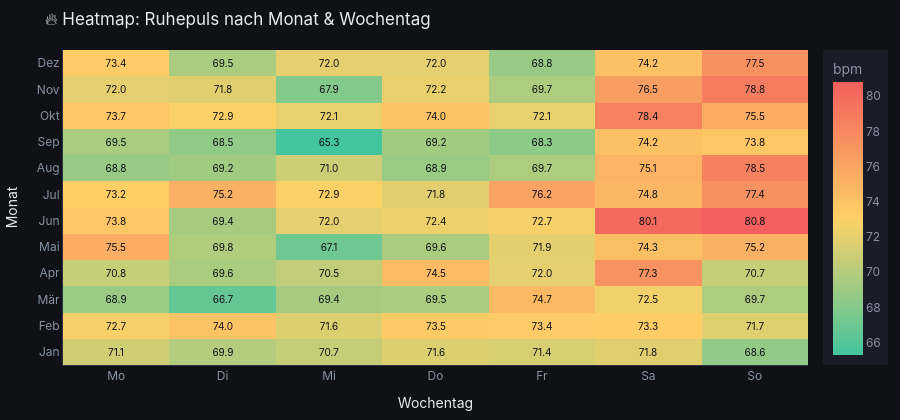

Notebook source saved alongside this figure:
### Markdown cell above
## 7 – Chart 5: Heatmap Ruhepuls nach Monat & Wochentag

### Code cell
fig_heatmap = go.Figure()

# Für robuste Berechnung: aktive Heartrate-Daten verwenden oder vorbereitete Aggregation
if not df_hr.empty and {'monat', 'wochentag_nr', 'hr_ruhepuls'}.issubset(df_hr.columns):
    source = df_hr.copy()
    value_col = 'hr_ruhepuls'
else:
    source = db.ruhepuls_heatmap()
    value_col = 'hr_avg'

if not source.empty and {'monat', 'wochentag_nr'}.issubset(source.columns):
    wochentage_de = ['Mo', 'Di', 'Mi', 'Do', 'Fr', 'Sa', 'So']
    monate_de = ['Jan','Feb','Mär','Apr','Mai','Jun',
                 'Jul','Aug','Sep','Okt','Nov','Dez']

    pivot = (
        source.groupby(['monat', 'wochentag_nr'])[value_col]
        .mean()
        .unstack()
    )

    pivot = pivot.reindex(index=range(1, 13), columns=range(0, 7))

    z_werte = [[round(float(v), 1) if not pd.isna(v) else None
                for v in row]
               for row in pivot.values.tolist()]

    fig_heatmap.add_trace(go.Heatmap(
        z=z_werte,
        x=wochentage_de,
        y=monate_de,
        colorscale=[
            [0.0, '#43c59e'],   # tief → grün
            [0.5, '#ffd166'],   # mittel → gelb
            [1.0, '#f25f5c'],   # hoch → rot
        ],
        colorbar=dict(
            title=dict(text='bpm', font=dict(color=C['subtext'])),
            tickfont=dict(color=C['subtext']),
            bgcolor=C['card'],
            bordercolor=C['border'],
        ),
        hovertemplate='%{y} %{x}<br>Ø Ruhepuls: %{z:.1f} bpm<extra></extra>',
        text=[[f"{v:.1f}" if v is not None else ''
               for v in row] for row in z_werte],
        texttemplate='%{text}',
        textfont=dict(size=10, color=C['bg']),
    ))
else:
    fig_heatmap.add_annotation(
        text='Keine Daten für Ruhepuls-Heatmap verfügbar',
        x=0.5, y=0.5,
        font=dict(color=C['subtext'], size=16),
        showarrow=False,
    )

fig_heatmap.update_layout(
    **LAYOUT_BASE,
    title='🔥 Heatmap: Ruhepuls nach Monat & Wochentag',
    xaxis_title='Wochentag',
    yaxis_title='Monat',
    height=420,
)
fig_heatmap.show()

if not source.empty and {'monat', 'wochentag_nr'}.issubset(source.columns):
    print("✅ Chart 5 erstellt")
else:
    print("⚠️ Cell 27: Keine Heatmap-Daten vorhanden, Platzhalter-Annotation gezeigt.")

### Figure 1 — Plotly figure (JSON) as saved in the notebook; plotly's stock layout.template omitted (floating-point values rounded to 4 significant figures)
{"data": [{"colorbar": {"bgcolor": "#1a1d27", "bordercolor": "#2d3142", "tickfont": {"color": "#8892a4"}, "title": {"font": {"color": "#8892a4"}, "text": "bpm"}}, "colorscale": [[0, "#43c59e"], [0.5, "#ffd166"], [1, "#f25f5c"]], "hovertemplate": "%{y} %{x}<br>Ø Ruhepuls: %{z:.1f} bpm<extra></extra>", "text": [["71.1", "69.9", "70.7", "71.6", "71.4", "71.8", "68.6"], ["72.7", "74.0", "71.6", "73.5", "73.4", "73.3", "71.7"], ["68.9", "66.7", "69.4", "69.5", "74.7", "72.5", "69.7"], ["70.8", "69.6", "70.5", "74.5", "72.0", "77.3", "70.7"], ["75.5", "69.8", "67.1", "69.6", "71.9", "74.3", "75.2"], ["73.8", "69.4", "72.0", "72.4", "72.7", "80.1", "80.8"], ["73.2", "75.2", "72.9", "71.8", "76.2", "74.8", "77.4"], ["68.8", "69.2", "71.0", "68.9", "69.7", "75.1", "78.5"], ["69.5", "68.5", "65.3", "69.2", "68.3", "74.2", "73.8"], ["73.7", "72.9", "72.1", "74.0", "72.1", "78.4", "75.5"], ["72.0", "71.8", "67.9", "72.2", "69.7", "76.5", "78.8"], ["73.4", "69.5", "72.0", "72.0", "68.8", "74.2", "77.5"]], "textfont": {"color": "#0f1117", "size": 10}, "texttemplate": "%{text}", "type": "heatmap", "x": ["Mo", "Di", "Mi", "Do", "Fr", "Sa", "So"], "y": ["Jan", "Feb", "Mär", "Apr", "Mai", "Jun", "Jul", "Aug", "Sep", "Okt", "Nov", "Dez"], "z": [[71.1, 69.9, 70.7, 71.6, 71.4, 71.8, 68.6], [72.7, 74, 71.6, 73.5, 73.4, 73.3, 71.7], [68.9, 66.7, 69.4, 69.5, 74.7, 72.5, 69.7], [70.8, 69.6, 70.5, 74.5, 72, 77.3, 70.7], [75.5, 69.8, 67.1, 69.6, 71.9, 74.3, 75.2], [73.8, 69.4, 72, 72.4, 72.7, 80.1, 80.8], [73.2, 75.2, 72.9, 71.8, 76.2, 74.8, 77.4], [68.8, 69.2, 71, 68.9, 69.7, 75.1, 78.5], [69.5, 68.5, 65.3, 69.2, 68.3, 74.2, 73.8], [73.7, 72.9, 72.1, 74, 72.1, 78.4, 75.5], [72, 71.8, 67.9, 72.2, 69.7, 76.5, 78.8], [73.4, 69.5, 72, 72, 68.8, 74.2, 77.5]]}], "layout": {"font": {"color": "#e8eaf0", "family": "Inter, Arial, sans-serif", "size": 12}, "height": 420, "hoverlabel": {"bgcolor": "#1a1d27", "bordercolor": "#2d3142", "font": {"color": "#e8eaf0"}}, "legend": {"bgcolor": "rgba(0,0,0,0)", "bordercolor": "#2d3142", "font": {"color": "#8892a4"}}, "margin": {"b": 40, "l": 50, "r": 30, "t": 50}, "paper_bgcolor": "#0f1117", "plot_bgcolor": "#1a1d27", "title": {"text": "🔥 Heatmap: Ruhepuls nach Monat & Wochentag"}, "xaxis": {"gridcolor": "#1e2236", "linecolor": "#2d3142", "tickcolor": "#2d3142", "tickfont": {"color": "#8892a4"}, "title": {"text": "Wochentag"}}, "yaxis": {"gridcolor": "#1e2236", "linecolor": "#2d3142", "tickcolor": "#2d3142", "tickfont": {"color": "#8892a4"}, "title": {"text": "Monat"}}}}
